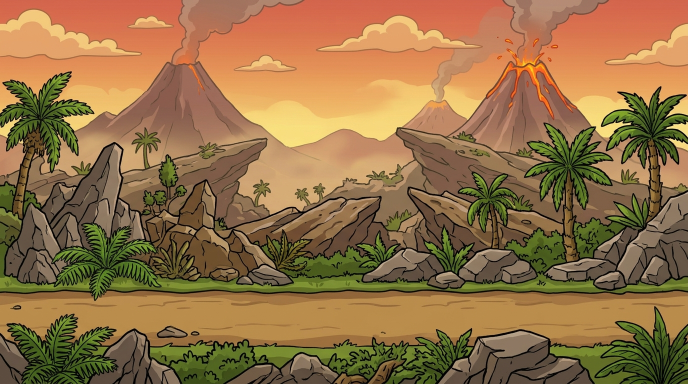
#> input picture assets_source/Generated Image November 09, 2026 - 2_35AM.jpg, 1376 x 768 px (shown at 1/2 size); its folder holds 7 pictures in this run
$ python build_ui_assets.py
#> lines starting #> are read from the running program, lines starting #| are printed output that depends on the picture
"""
UI görsellerini ve arka planları hazırlar:
- Magenta (#FF00FF) arka planı siler (yumuşak alfa + despill)
- Parçaları keser ve public/assets/ui/ ve public/assets/backgrounds/ altına kaydeder.
"""
import glob, json, os, sys
import numpy as np
from PIL import Image
from scipy import ndimage as ndi

ROOT = os.path.dirname(os.path.dirname(os.path.abspath(__file__)))
SRC = os.path.join(ROOT, 'assets_source')
OUT_UI = os.path.join(ROOT, 'public', 'assets', 'ui')
OUT_BG = os.path.join(ROOT, 'public', 'assets', 'backgrounds')

os.makedirs(OUT_UI, exist_ok=True)
os.makedirs(OUT_BG, exist_ok=True)

for sub in ['portraits', 'cards', 'towers', 'turret_actions', 'actions', 'powers', 'doctrines', 'system', 'modals', 'icons']:
    os.makedirs(os.path.join(OUT_UI, sub), exist_ok=True)

# -------------------------------------------------------------
# 1. ARKA PLANLARI HAZIRLA (5 ÇAĞ - 3-TILE AYNALI PANORAMA)
# -------------------------------------------------------------
print("[-] Arka planlar işleniyor (3-tile aynalama)...")

bg_map = {
    'era0': os.path.join(SRC, 'Generated Image November 09, 2026 - 2_35AM.jpg'), # Taş Devri
    'era1': os.path.join(SRC, 'Generated Image November 09, 2026 - 2_36AM.jpg'), # Orta Çağ
    'era2': os.path.join(SRC, 'Generated Image November 09, 2026 - 2_37AM.jpg'), # Barut Çağı
    'era3': os.path.join(SRC, 'Generated Image November 09, 2026 - 2_37AM.jpg'), # Modern Çağ
    'era4': os.path.join(SRC, 'Generated Image November 09, 2026 - 2_38AM.jpg'), # Siber Çağ
}

target_h = 560  # GROUND_Y = 560 ile tam hizalanacak doğal yükseklik

for era, src_path in bg_map.items():
    if os.path.exists(src_path):
        im = Image.open(src_path).convert('RGB')
#> im is the input picture: PIL image 1376x768 RGB; mean R, G, B 147.2, 113, 70.5
        w, h = im.size
#> w = 1376; h = 768
        tile_w = int(w * (target_h / h))
#> tile_w = 1003
        im_scaled = im.resize((tile_w, target_h), Image.Resampling.LANCZOS)
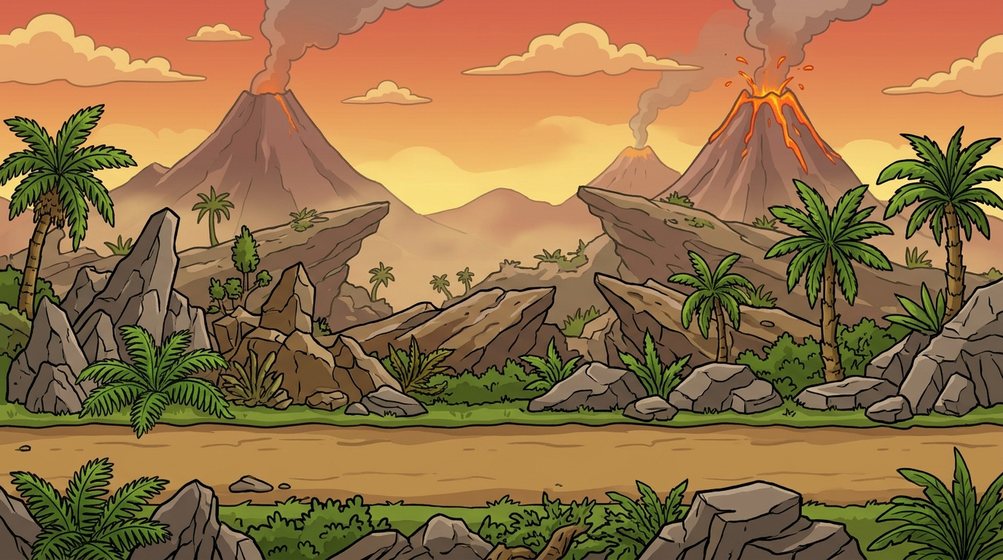
#> im_scaled: PIL image 1003x560 RGB; mean R, G, B 147.3, 113, 70.7
        im_flipped = im_scaled.transpose(Image.FLIP_LEFT_RIGHT)
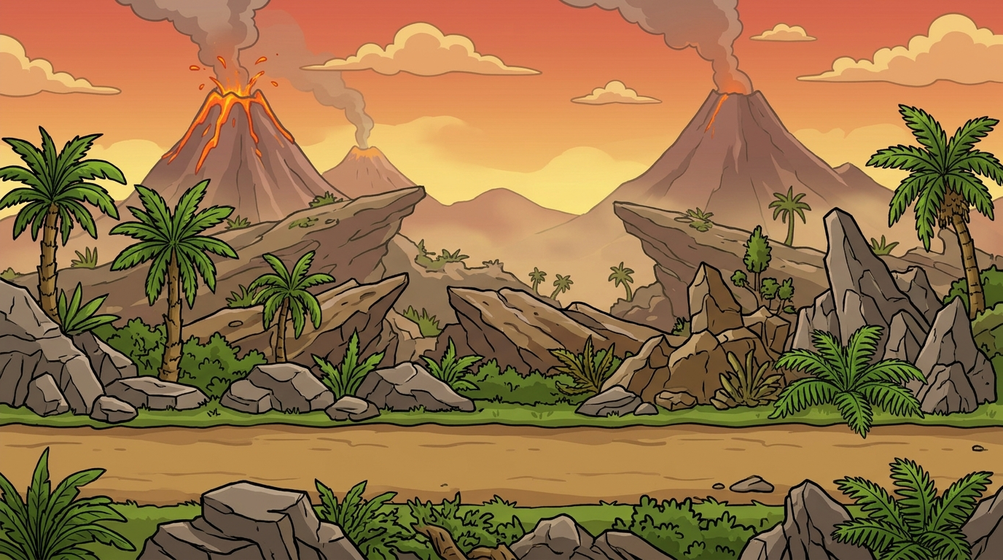
#> im_flipped: PIL image 1003x560 RGB; mean R, G, B 147.3, 113, 70.7

        # 3-tile aynalama: A -> Ters A -> A (dikişsiz / seamless)
        if era == 'era3':
            p1, p2, p3 = im_flipped, im_scaled, im_flipped
        else:
            p1, p2, p3 = im_scaled, im_flipped, im_scaled

        total_w = tile_w * 3
#> total_w = 3009
        pano = Image.new('RGB', (total_w, target_h))
#> pano: PIL image 3009x560 RGB; every value is 0
        pano.paste(p1, (0, 0))
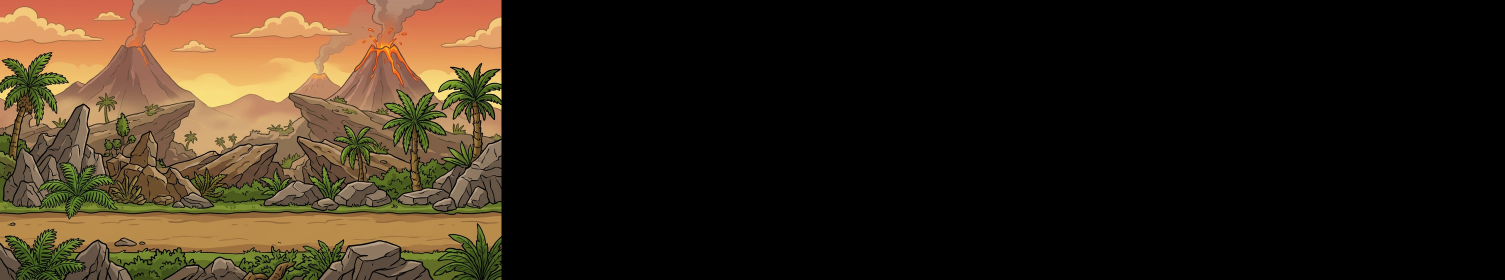
#> pano: PIL image 3009x560 RGB (shown at 1/2 size); mean R, G, B 49.1, 37.7, 23.6
        pano.paste(p2, (tile_w, 0))
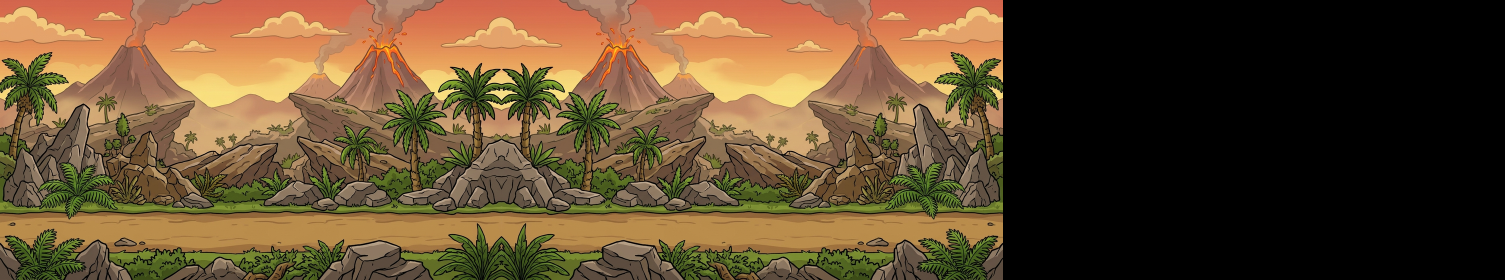
#> pano: PIL image 3009x560 RGB (shown at 1/2 size); mean R, G, B 98.2, 75.4, 47.1
        pano.paste(p3, (tile_w * 2, 0))
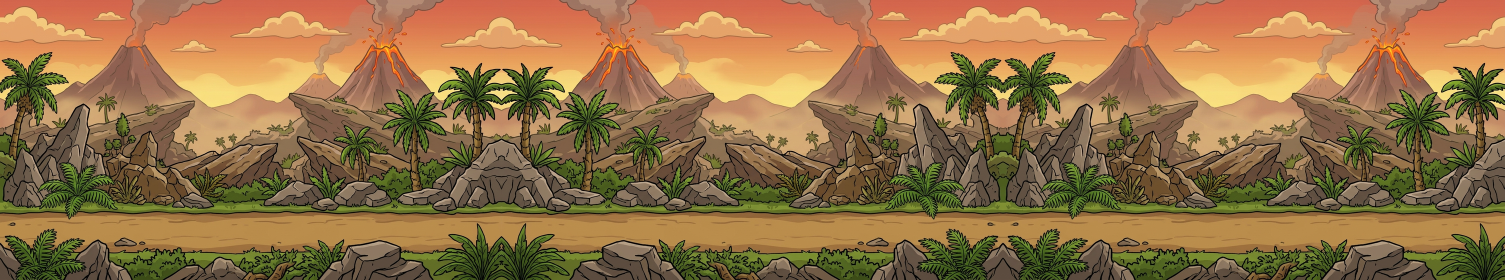
#> pano: PIL image 3009x560 RGB (shown at 1/2 size); mean R, G, B 147.3, 113, 70.7

        out_path = os.path.join(OUT_BG, f'{era}.jpg')
        pano.save(out_path, 'JPEG', quality=90)
        print(f" [+] 3-Tile Aynalı Arka plan hazır: {out_path} ({total_w}x{target_h})")
#|  [+] 3-Tile Aynalı Arka plan hazır: public/assets/backgrounds/era0.jpg (3009x560)
#> pass 2 of the loop `for era, src_path in bg_map.items():`:
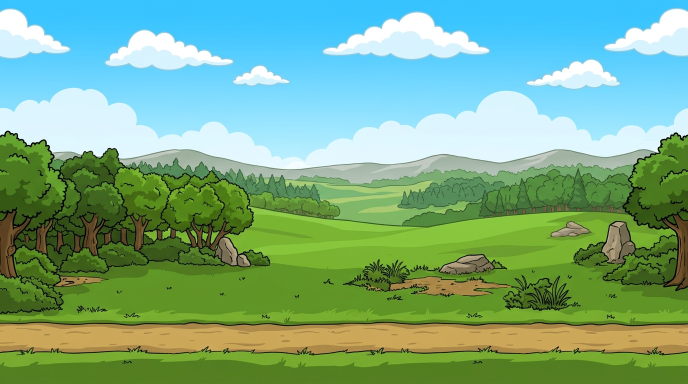
#> input picture assets_source/Generated Image November 09, 2026 - 2_36AM.jpg, 1376 x 768 px (shown at 1/2 size)
#> im is the input picture: PIL image 1376x768 RGB; mean R, G, B 121.5, 172.2, 135.3
#> `im_flipped = im_scaled.transpose(Image.FLIP_LEFT_RIGHT)`:
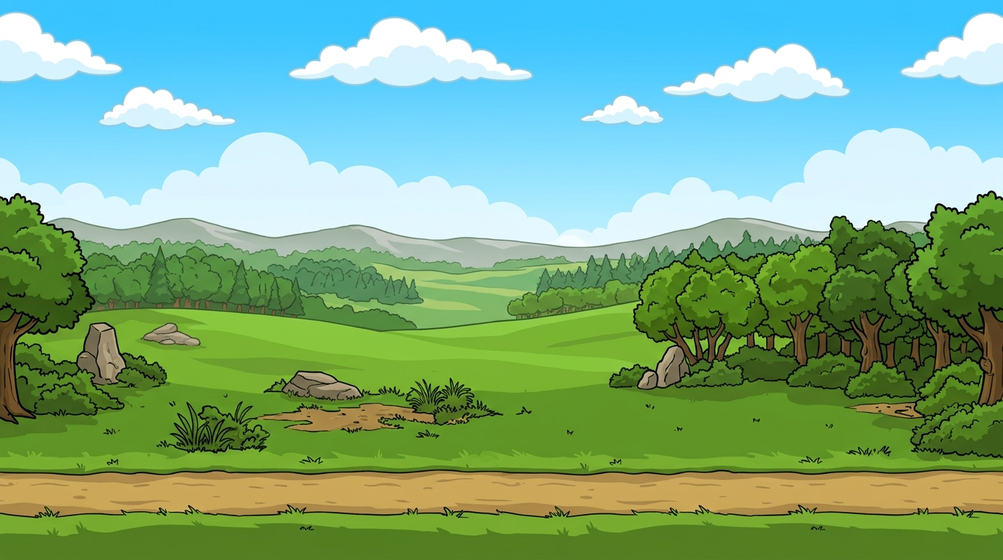
#> im_flipped: PIL image 1003x560 RGB; mean R, G, B 121.6, 172.1, 135.4
#> `pano.paste(p3, (tile_w * 2, 0))`:
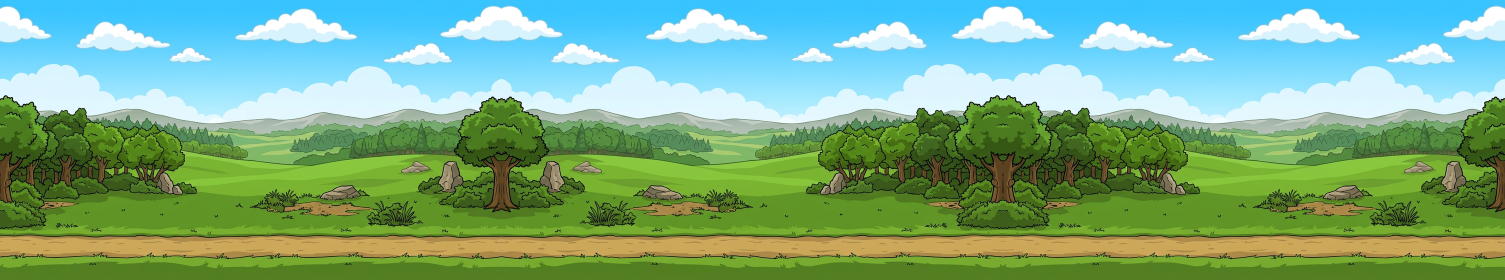
#> pano: PIL image 3009x560 RGB (shown at 1/2 size); mean R, G, B 121.6, 172.1, 135.4
#|  [+] 3-Tile Aynalı Arka plan hazır: public/assets/backgrounds/era1.jpg (3009x560)
#> pass 3 of the loop `for era, src_path in bg_map.items():`:
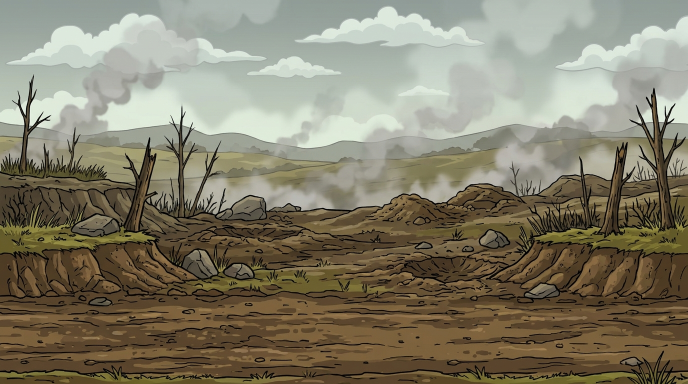
#> input picture assets_source/Generated Image November 09, 2026 - 2_37AM.jpg, 1376 x 768 px (shown at 1/2 size)
#> im is the input picture: PIL image 1376x768 RGB; mean R, G, B 130.8, 125.5, 106
#> `im_flipped = im_scaled.transpose(Image.FLIP_LEFT_RIGHT)`:
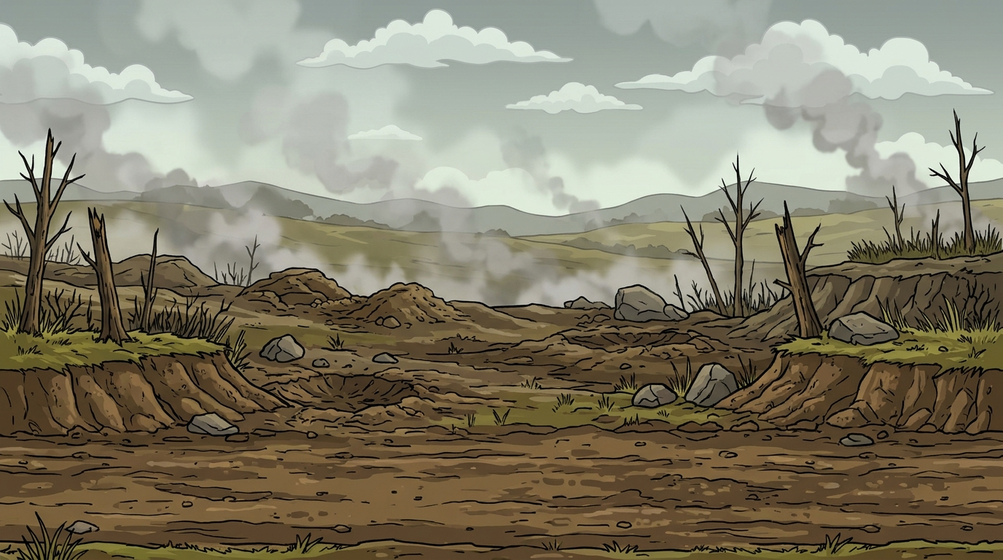
#> im_flipped: PIL image 1003x560 RGB; mean R, G, B 130.9, 125.5, 106.1
#> `pano.paste(p3, (tile_w * 2, 0))`:
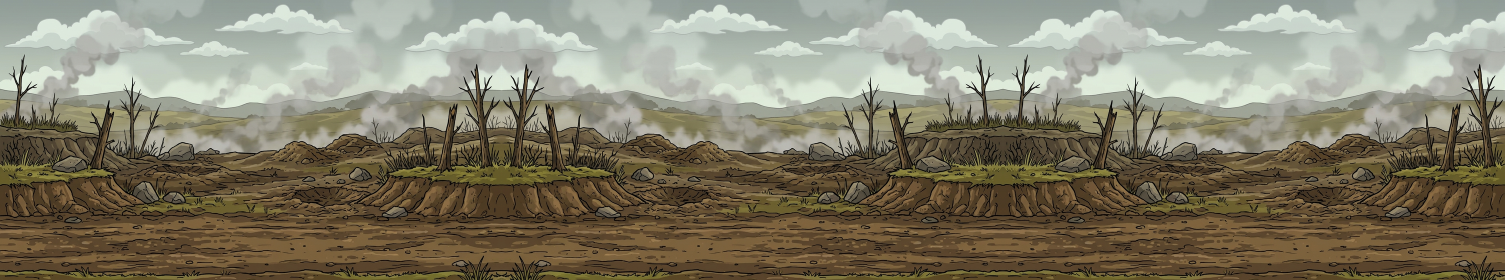
#> pano: PIL image 3009x560 RGB (shown at 1/2 size); mean R, G, B 130.9, 125.5, 106.1
#|  [+] 3-Tile Aynalı Arka plan hazır: public/assets/backgrounds/era2.jpg (3009x560)
#> the loop made 5 passes; the first 3 are shown

# -------------------------------------------------------------
# 2. MAGENTA ARKA PLAN TEMİZLEME VE PARÇA KESİCİ
# -------------------------------------------------------------
# [54 lines left out: function clean_and_cut_components, not called in this run]

# -------------------------------------------------------------
# 3. PORTRELER (ERA 0 - ERA 4)
# -------------------------------------------------------------
print("[-] Portreler işleniyor...")

portrait_sheets = [
    (0, os.path.join(SRC, 'Generated Image November 09, 2026 - 3_02AM (1).jpg')), # Era 0
    (1, os.path.join(SRC, 'Generated Image November 09, 2026 - 3_02AM (2).jpg')), # Era 1
    (2, os.path.join(SRC, 'Generated Image November 09, 2026 - 3_02AM (3).jpg')), # Era 2
    (3, os.path.join(SRC, 'Generated Image November 09, 2026 - 3_02AM (4).jpg')), # Era 3 & 4
]

archetypes = ['swarmer', 'ranger', 'charger', 'tank']

for era, sheet_file in portrait_sheets:
    if not os.path.exists(sheet_file):
        continue
    items = clean_and_cut_components(sheet_file, min_area=3500)
    print(f" [+] Era {era} sayfasında {len(items)} portre kesildi.")
    if era < 3:
        for idx, arch in enumerate(archetypes):
            if idx < len(items):
                pimg = items[idx]['img'].resize((128, 128), Image.Resampling.LANCZOS)
                out_path = os.path.join(OUT_UI, 'portraits', f'era{era}_{arch}.png')
                pimg.save(out_path, 'PNG')
    else:
        # Sheet 4 contains Era 3 and Era 4
        # First row / first 4 items: Era 3
        # Second row / next 4 items: Era 4
        for idx, arch in enumerate(archetypes):
            if idx < len(items):
                pimg = items[idx]['img'].resize((128, 128), Image.Resampling.LANCZOS)
                pimg.save(os.path.join(OUT_UI, 'portraits', f'era3_{arch}.png'), 'PNG')
            if idx + 4 < len(items):
                pimg = items[idx + 4]['img'].resize((128, 128), Image.Resampling.LANCZOS)
                pimg.save(os.path.join(OUT_UI, 'portraits', f'era4_{arch}.png'), 'PNG')
#> pass 2 of the loop `for era, sheet_file in portrait_sheets:`:
#> pass 3 of the loop `for era, sheet_file in portrait_sheets:`:
#> the loop made 4 passes; the first 3 are shown

# -------------------------------------------------------------
# 4. KULE İKONLARI (TOWERS) & KULE EYLEMLERİ
# -------------------------------------------------------------
print("[-] Kuleler ve slotlar işleniyor...")

tower_sheet = os.path.join(SRC, 'Generated Image November 09, 2026 - 2_33AM.jpg')
if os.path.exists(tower_sheet):
    items = clean_and_cut_components(tower_sheet, min_area=2000)
    tower_ids = [
        'tower_bone_arrow', 'tower_volcano',
        'tower_crossbow', 'tower_trebuchet',
        'tower_organ', 'tower_mortar',
        'tower_vulcan', 'tower_patriot',
        'tower_ion', 'tower_tesla'
    ]
    for idx, tid in enumerate(tower_ids):
        if idx < len(items):
            pimg = items[idx]['img'].resize((120, 120), Image.Resampling.LANCZOS)
            pimg.save(os.path.join(OUT_UI, 'towers', f'{tid}.png'), 'PNG')
    print(f" [+] {min(len(items), len(tower_ids))} adet kule ikonu kaydedildi.")

# -------------------------------------------------------------
# 5. KULE EYLEM BUTONLARI (Build, Upgrade, Unlock, Sell)
# -------------------------------------------------------------
btn_sheet = os.path.join(SRC, 'Generated Image November 09, 2026 - 3_03AM.jpg')
if os.path.exists(btn_sheet):
    items = clean_and_cut_components(btn_sheet, min_area=2500)
    actions = ['build', 'upgrade', 'unlock', 'sell']
    for idx, act in enumerate(actions):
        if idx < len(items):
            pimg = items[idx]['img'].resize((160, 48), Image.Resampling.LANCZOS)
            pimg.save(os.path.join(OUT_UI, 'turret_actions', f'{act}.png'), 'PNG')
    print(f" [+] Kule eylem butonları kesildi.")

# -------------------------------------------------------------
# 6. ANA EYLEM BUTONLARI & ÖZEL GÜÇ İKONLARI
# -------------------------------------------------------------
action_sheet = os.path.join(SRC, 'Generated Image November 09, 2026 - 3_02AM (6).jpg')
if os.path.exists(action_sheet):
    items = clean_and_cut_components(action_sheet, min_area=2000)
    # İlk büyük butonlar
    action_names = ['btn_towers', 'btn_doctrine', 'btn_evolve', 'btn_power']
    for idx, name in enumerate(action_names):
        if idx < len(items):
            pimg = items[idx]['img'].resize((96, 96), Image.Resampling.LANCZOS)
            pimg.save(os.path.join(OUT_UI, 'actions', f'{name}.png'), 'PNG')

    # Özel güç ikonları
    power_names = ['power_meteor', 'power_arrows', 'power_cannon', 'power_bombs', 'power_orbital']
    for pidx, pname in enumerate(power_names):
        item_idx = 4 + pidx
        if item_idx < len(items):
            pimg = items[item_idx]['img'].resize((80, 80), Image.Resampling.LANCZOS)
            pimg.save(os.path.join(OUT_UI, 'powers', f'{pname}.png'), 'PNG')
    print(f" [+] Ana butonlar ve özel güç ikonları kaydedildi.")

# -------------------------------------------------------------
# 7. DOKTRİN KARTLARI
# -------------------------------------------------------------
doc_sheet = os.path.join(SRC, 'Generated Image November 09, 2026 - 3_02AM (5).jpg')
if os.path.exists(doc_sheet):
    items = clean_and_cut_components(doc_sheet, min_area=3000)
    doc_names = ['doc_logistics', 'doc_tactics', 'doc_fortification']
    for idx, dname in enumerate(doc_names):
        if idx < len(items):
            pimg = items[idx]['img'].resize((180, 100), Image.Resampling.LANCZOS)
            pimg.save(os.path.join(OUT_UI, 'doctrines', f'{dname}.png'), 'PNG')
    print(f" [+] Doktrin kartları kaydedildi.")

# -------------------------------------------------------------
# 8. SİSTEM BUTONLARI & MODAL ÖĞELERİ & LOGO
# -------------------------------------------------------------
logo_sheet = os.path.join(SRC, 'Generated Image November 09, 2026 - 2_32AM.jpg')
if os.path.exists(logo_sheet):
    items = clean_and_cut_components(logo_sheet, min_area=3500)
    if len(items) > 0:
        # En büyük öğe genellikle logodur
        items_by_area = sorted(items, key=lambda it: it['w'] * it['h'], reverse=True)
        logo_img = items_by_area[0]['img']
        logo_img.save(os.path.join(OUT_UI, 'modals', 'title_logo.png'), 'PNG')
        print(f" [+] Başlık logosu kaydedildi: title_logo.png ({logo_img.size})")

cta_sheet = os.path.join(SRC, 'Generated Image November 09, 2026 - 3_06AM.jpg')
if os.path.exists(cta_sheet):
    items = clean_and_cut_components(cta_sheet, min_area=3000)
    items_by_area = sorted(items, key=lambda it: it['w'] * it['h'], reverse=True)
    if len(items_by_area) > 0:
        items_by_area[0]['img'].save(os.path.join(OUT_UI, 'modals', 'cta_start.png'), 'PNG')
    if len(items_by_area) > 1:
        items_by_area[1]['img'].save(os.path.join(OUT_UI, 'modals', 'banner_victory.png'), 'PNG')
    if len(items_by_area) > 2:
        items_by_area[2]['img'].save(os.path.join(OUT_UI, 'modals', 'banner_defeat.png'), 'PNG')
    print(f" [+] CTA butonu ve Zafer/Yenilgi bannerları kaydedildi.")

# -------------------------------------------------------------
# 9. BİRİM KART ÇERÇEVELERİ (4 RENK: Swarmer, Ranger, Charger, Tank)
# -------------------------------------------------------------
card_sheet = os.path.join(SRC, 'Generated Image November 09, 2026 - 3_02AM.jpg')
if os.path.exists(card_sheet):
    items = clean_and_cut_components(card_sheet, min_area=2000)
    for idx, arch in enumerate(archetypes):
        if idx < len(items):
            pimg = items[idx]['img'].resize((120, 160), Image.Resampling.LANCZOS)
            pimg.save(os.path.join(OUT_UI, 'cards', f'card_{arch}.png'), 'PNG')
    print(f" [+] Birim kart çerçeveleri kaydedildi.")

print("\n[OK] Tüm UI parçaları ve arka planlar başarıyla hazırlandı!")
